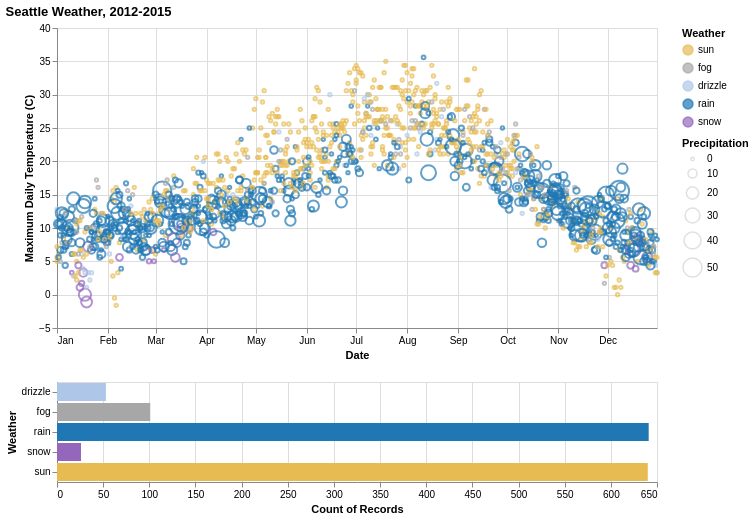

Vega-Lite specification for this chart:
### Vega-Lite specification from a JSON file in a GitHub repository (floating-point values rounded to 4 significant figures; data arrays with more than 128 entries replaced by an {"elided": "..."} marker saying what was removed)
{"$schema": "https://vega.github.io/schema/vega-lite/v4.json", "title": "Seattle Weather, 2012-2015", "data": {"values": {"elided": "1461 records"}}, "vconcat": [{"encoding": {"color": {"condition": {"selection": "brush", "title": "Weather", "field": "weather", "type": "nominal", "scale": {"domain": ["sun", "fog", "drizzle", "rain", "snow"], "range": ["#e7ba52", "#a7a7a7", "#aec7e8", "#1f77b4", "#9467bd"]}}, "value": "lightgray"}, "size": {"title": "Precipitation", "field": "precipitation", "scale": {"domain": [-1, 50]}, "type": "quantitative"}, "x": {"field": "date", "timeUnit": "monthdate", "title": "Date", "axis": {"format": "%b"}}, "y": {"title": "Maximum Daily Temperature (C)", "field": "temp_max", "scale": {"domain": [-5, 40]}, "type": "quantitative"}}, "width": 600, "height": 300, "mark": "point", "selection": {"brush": {"encodings": ["x"], "type": "interval"}}, "transform": [{"filter": {"selection": "click"}}]}, {"encoding": {"color": {"condition": {"selection": "click", "field": "weather", "scale": {"domain": ["sun", "fog", "drizzle", "rain", "snow"], "range": ["#e7ba52", "#a7a7a7", "#aec7e8", "#1f77b4", "#9467bd"]}}, "value": "lightgray"}, "x": {"aggregate": "count"}, "y": {"title": "Weather", "field": "weather"}}, "width": 600, "mark": "bar", "selection": {"click": {"encodings": ["color"], "type": "multi"}}, "transform": [{"filter": {"selection": "brush"}}]}]}
